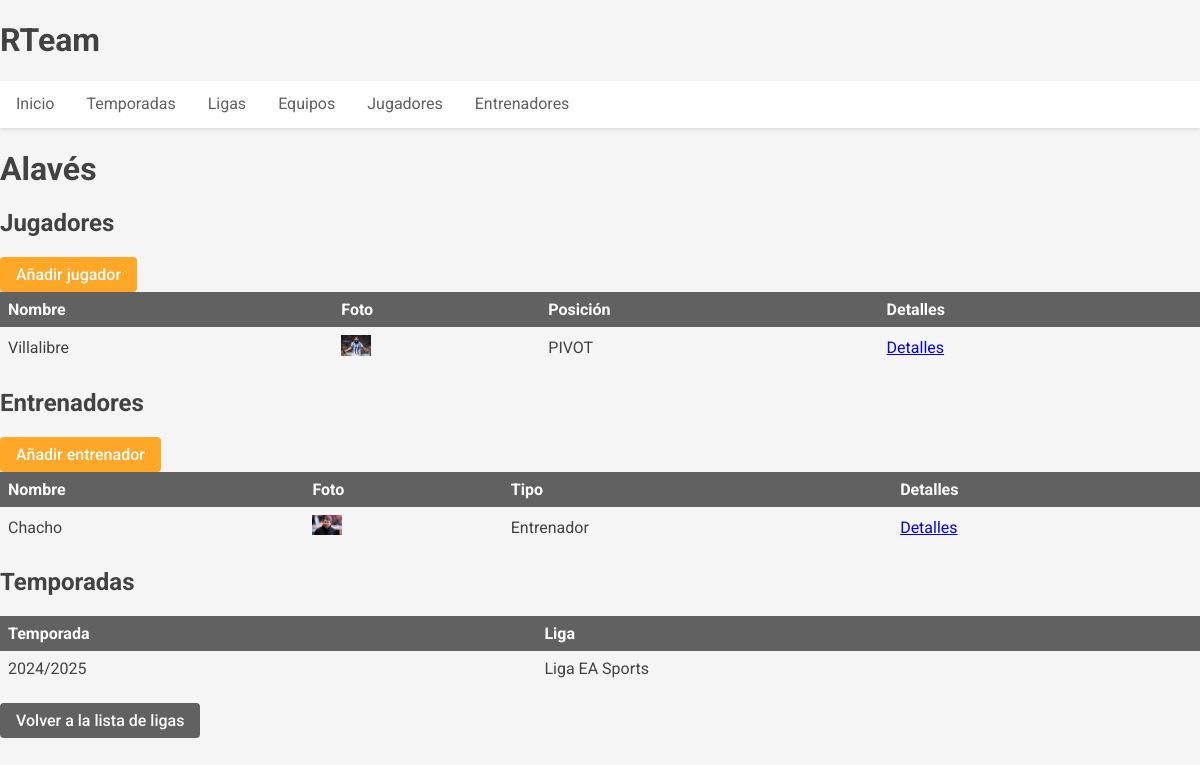
/equipos/1/, run on the app's committed database.
### RTeam_app/models.py (models this page shows, shortened)
class Equipo(models.Model):
    nombre = models.CharField(max_length=100, unique=True)
    foto = models.ImageField(upload_to='equipos/', null=True, blank=True)
    fecha_creacion = models.DateTimeField(auto_now_add=True)
    fecha_actualizacion = models.DateTimeField(auto_now=True)
    jugadores = models.ManyToManyField('Jugador', through='JugadorEquipoTemporada', related_name='equipos')
    entrenadores = models.ManyToManyField('Entrenador', through='EntrenadorEquipoTemporada', related_name='equipos')
    class Meta:
        verbose_name_plural = "Equipos"

class Jugador(models.Model):
    nombre = models.CharField(max_length=100)
    foto = models.ImageField(upload_to='jugadores/', null=True, blank=True)
    POSICIONES = [
        ('PORTERO', 'Portero'),
        ('CIERRE', 'Cierre'),
        ('ALA', 'Ala'),
        ('PIVOT', 'Pívot'),
    ]
    posicion = models.CharField(max_length=10, choices=POSICIONES)
    fecha_creacion = models.DateTimeField(auto_now_add=True)
    fecha_actualizacion = models.DateTimeField(auto_now=True)
    class Meta:
        verbose_name_plural = "Jugadores"

class EntrenadorEquipoTemporada(models.Model):
    entrenador = models.ForeignKey(Entrenador, on_delete=models.CASCADE)
    equipo = models.ForeignKey(Equipo, on_delete=models.CASCADE)
    temporada = models.ForeignKey(Temporada, on_delete=models.CASCADE)
    TIPO = [
        ('ENTRENADOR', 'Entrenador'),
        ('DELEGADO', 'Delegado'),
        ('ENTRENADOR_PRACTICAS', 'Entrenador en Prácticas'),
    ]
    tipo = models.CharField(max_length=20, choices=TIPO, default='PRINCIPAL')
    fecha_incorporacion = models.DateField(auto_now_add=True)
    class Meta:
        unique_together = ('entrenador', 'equipo', 'temporada')
        verbose_name = "Entrenador en Equipo por Temporada"
        verbose_name_plural = "Entrenadores en Equipos por Temporada"

class Entrenador(models.Model):
    nombre = models.CharField(max_length=100)
    foto = models.ImageField(upload_to='entrenadores/', null=True, blank=True)
    fecha_creacion = models.DateTimeField(auto_now_add=True)
    fecha_actualizacion = models.DateTimeField(auto_now=True)
    class Meta:
        verbose_name_plural = "Entrenadores"

class EquipoLigaTemporada(models.Model):
    equipo = models.ForeignKey(Equipo, on_delete=models.CASCADE)
    liga = models.ForeignKey(Liga, on_delete=models.CASCADE)
    fecha_incorporacion = models.DateField(auto_now_add=True)
    class Meta:
        unique_together = ('equipo', 'liga')
        verbose_name = "Equipo en Liga"
        verbose_name_plural = "Equipos en Ligas"

class Liga(models.Model):
    nombre = models.CharField(max_length=100)
    temporada = models.ForeignKey(Temporada, on_delete=models.CASCADE)
    fecha_creacion = models.DateTimeField(auto_now_add=True)
    fecha_actualizacion = models.DateTimeField(auto_now=True)
    equipos = models.ManyToManyField('Equipo', through='EquipoLigaTemporada', related_name='ligas')
    class Meta:
        unique_together = ('nombre', 'temporada')
        verbose_name_plural = "Ligas"

class Temporada(models.Model):
    periodo = TemporadaField(help_text='Formato: YYYY/YYYY (ej: 2024/2025)')
    class Meta:
        verbose_name_plural = "Temporadas"

### RTeam_app/views.py (the view)
# urls.py: path('equipos/<int:pk>/', views.EquipoDetailView.as_view(), name='equipo_detail'),
class EquipoDetailView(DetailView):
    model = Equipo
    template_name = 'equipos/equipo_detail.html'
    context_object_name = 'equipo'
    def get_context_data(self, **kwargs):
        context = super().get_context_data(**kwargs)
        context['jugadores'] = Jugador.objects.filter(
            jugadorequipotemporada__equipo=self.object
        ).distinct()
        context['entrenadores_info'] = EntrenadorEquipoTemporada.objects.filter(
            equipo=self.object
        ).select_related('entrenador')
        context['temporadas_ligas'] = EquipoLigaTemporada.objects.filter(
            equipo=self.object
        ).select_related('liga__temporada')
        return context

### templates/equipos/equipo_detail.html
{% extends 'base.html' %}
{% block contenido %}
    <h1>{{ equipo.nombre }}</h1>
    <h2>Jugadores</h2>
    <a href="{% url 'jugador_equipo_create' equipo.id %}" class="btn btn-primary">Añadir jugador</a>
    {% if jugadores %}
        <table class="table table-striped">
            <thead>
            <tr>
                <th>Nombre</th>
                <th>Foto</th>
                <th>Posición</th>
                <th>Detalles</th>
            </tr>
            </thead>
            <tbody>
            {% for jugador in jugadores %}
                <tr>
                    <td>{{ jugador.nombre }}</td>
                    <td>
                        {% if jugador.foto %}
                            <img src="{{ jugador.foto.url }}" alt="Foto de {{ jugador.nombre }}"
                                 style="max-width: 30px; max-height: 30px;">
                        {% endif %}
                    </td>
                    <td>{{ jugador.posicion }}</td>
                    <td>
                        <a href="{% url 'jugador_detail' jugador.id %}">Detalles</a>
                    </td>
                </tr>
            {% endfor %}
            </tbody>
        </table>
    {% else %}
        <p>Este equipo no tiene jugadores todavía.</p>
    {% endif %}
    <h2>Entrenadores</h2>
    <a href="{% url 'entrenador_equipo_create' equipo.id %}" class="btn btn-primary">Añadir entrenador</a>
    {% if entrenadores_info %}
        <table class="table table-striped">
            <thead>
            <tr>
                <th>Nombre</th>
                <th>Foto</th>
                <th>Tipo</th>
                <th>Detalles</th>
            </tr>
            </thead>
            <tbody>
            {% for item in entrenadores_info %}
                <tr>
                    <td>{{ item.entrenador.nombre }}</td>
                    <td>
                        {% if item.entrenador.foto %}
                            <img src="{{ item.entrenador.foto.url }}" alt="Foto de {{ item.entrenador.nombre }}"
                                 style="max-width: 30px; max-height: 30px;">
                        {% endif %}
                    </td>
                    <td>{{ item.get_tipo_display }}</td>
                    <td>
                        <a href="{% url 'entrenador_detail' item.entrenador.id %}">Detalles</a>
                    </td>
                </tr>
            {% endfor %}
            </tbody>
        </table>
    {% else %}
        <p>Este equipo no tiene entrenadores todavía.</p>
    {% endif %}
    <h2>Temporadas</h2>
    {% if temporadas_ligas %}
        <table class="table table-striped">
            <thead>
            <tr>
                <th>Temporada</th>
                <th>Liga</th>
            </tr>
            </thead>
            <tbody>
            {% for item in temporadas_ligas %}
                <tr>
                    <td>{{ item.liga.temporada.periodo }}</td>
                    <td>{{ item.liga.nombre }}</td>
                </tr>
            {% endfor %}
            </tbody>
        </table>
    {% else %}
        <p>Este equipo no ha participado en ninguna liga todavía.</p>
    {% endif %}
    <a href="{% url 'liga_list' %}" class="btn btn-secondary">Volver a la lista de ligas</a>
{% endblock %}

### static/css/general.css (style rules this page uses)
:root { --color-primary: #ffa726; --color-secondary: #616161; --color-light: #f5f5f5; --color-dark: #424242; --color-white: #ffffff; --color-shadow: rgba(0, 0, 0, 0.1); }
body { font-family: 'Roboto', 'Arial', sans-serif; margin: 0; padding: 0; background-color: var(--color-light); color: var(--color-dark); }
.btn { display: inline-block; padding: 0.5rem 1rem; border-radius: 4px; text-decoration: none; text-align: center; cursor: pointer; font-weight: 500; transition: background-color 0.2s; border: none; }
.btn-primary { background-color: var(--color-primary); color: var(--color-white); }
.btn-secondary { background-color: var(--color-secondary); color: var(--color-white); }
table { width: 100%; border-collapse: collapse; margin-bottom: 1rem; }
table th { background-color: var(--color-secondary); color: var(--color-white); padding: 0.5rem; text-align: left; }
table td { padding: 0.5rem; border-bottom: 1px solid var(--color-light); }

### data on the page
Equipo: nombre "Alavés"
Jugador: nombre "Villalibre", foto (picture), posicion "PIVOT"
EntrenadorEquipoTemporada: entrenador.nombre "Chacho", entrenador.foto (picture), tipo "Entrenador"
EquipoLigaTemporada: liga.temporada.periodo "2024/2025", liga.nombre "Liga EA Sports"
